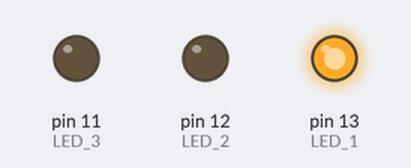
Recording of a sketch running on a simulated Arduino Uno, built with avr-gcc and run on an emulated ATmega328P. On the bench: output pins drawn as LEDs (lit = HIGH).

Above: at 0.5 s.
At 2.5 s:
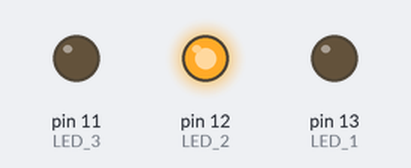
At 4.5 s:
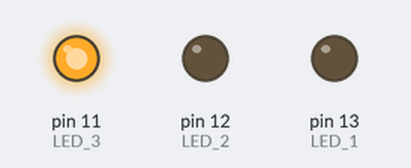
At 5.5 s:
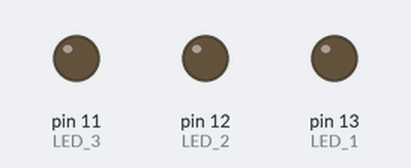
Timing chart, 0 to 7.8 s (numbered marks = the images above):
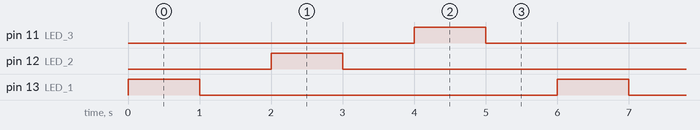

Measured:
- by itself, pin 11 (LED_3), pin 12 (LED_2), pin 13 (LED_1): alternates HIGH for 1.0 s and LOW for 5.0 s
- by itself, everything shown: repeats every 6.0 s, in 6 steps

The sketch:

three_leds.ino
```cpp
int LED_1=13;
int LED_2=12;
int LED_3=11;

void setup() {
  pinMode(LED_1, OUTPUT);
  pinMode(LED_2, OUTPUT);
  pinMode(LED_3, OUTPUT);
}

void loop() {
  digitalWrite(LED_1, HIGH);
  delay(1000);
  digitalWrite(LED_1, LOW);
  delay(1000);
  digitalWrite(LED_2, HIGH);
  delay(1000);
  digitalWrite(LED_2, LOW);
  delay(1000);
  digitalWrite(LED_3, HIGH);
  delay(1000);
  digitalWrite(LED_3, LOW);
  delay(1000);
}
```
